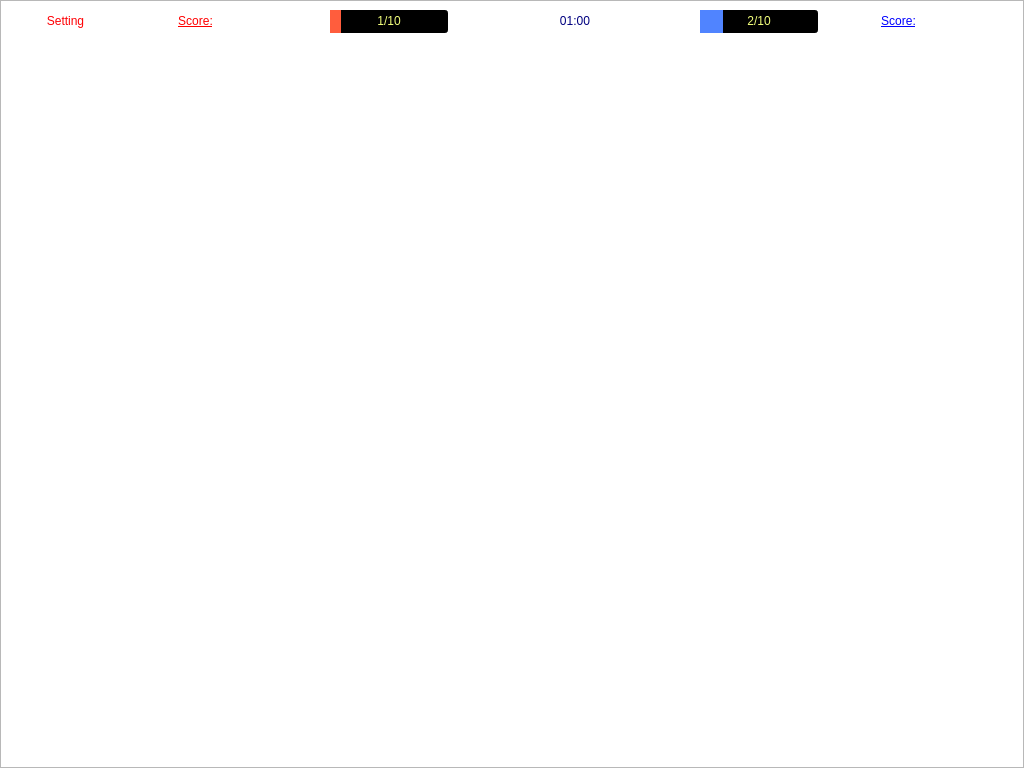
<?xml version="1.0" encoding="UTF-8"?>
<ui version="4.0">
 <class>Game</class>
 <widget class="QWidget" name="Game">
  <property name="geometry">
   <rect>
    <x>0</x>
    <y>0</y>
    <width>1024</width>
    <height>768</height>
   </rect>
  </property>
  <property name="focusPolicy">
   <enum>Qt::StrongFocus</enum>
  </property>
  <property name="windowTitle">
   <string>GhostFight</string>
  </property>
  <property name="windowIcon">
   <iconset resource="resources.qrc">
    <normaloff>:/images/resources/ghost.png</normaloff>:/images/resources/ghost.png</iconset>
  </property>
  <widget class="QPushButton" name="GameSettingButton">
   <property name="geometry">
    <rect>
     <x>0</x>
     <y>0</y>
     <width>131</width>
     <height>41</height>
    </rect>
   </property>
   <property name="focusPolicy">
    <enum>Qt::NoFocus</enum>
   </property>
   <property name="styleSheet">
    <string notr="true">QPushButton{
background-image: url(:/images/resources/blankBack.png);
color: rgb(255, 0, 4);
font: 16pt &quot;Segoe Print&quot;;
}
QPushButton::hover{
	color: qlineargradient(spread:pad, x1:0, y1:0, x2:1, y2:0, stop:0 rgba(255, 0, 0, 255), stop:0.166 rgba(255, 255, 0, 255), stop:0.333 rgba(0, 255, 0, 255), stop:0.5 rgba(0, 255, 255, 255), stop:0.666 rgba(0, 0, 255, 255), stop:0.833 rgba(255, 0, 255, 255), stop:1 rgba(255, 0, 0, 255));
}</string>
   </property>
   <property name="text">
    <string>Setting</string>
   </property>
   <property name="flat">
    <bool>true</bool>
   </property>
  </widget>
  <widget class="QLabel" name="RedScoreTextLabel">
   <property name="geometry">
    <rect>
     <x>130</x>
     <y>0</y>
     <width>131</width>
     <height>41</height>
    </rect>
   </property>
   <property name="styleSheet">
    <string notr="true">color: rgb(255, 0, 0);
font: italic 24pt &quot;Monotype Corsiva&quot;;
text-decoration: underline;</string>
   </property>
   <property name="text">
    <string>Score:</string>
   </property>
   <property name="alignment">
    <set>Qt::AlignCenter</set>
   </property>
  </widget>
  <widget class="QLabel" name="RedScoreLabel">
   <property name="geometry">
    <rect>
     <x>260</x>
     <y>0</y>
     <width>60</width>
     <height>41</height>
    </rect>
   </property>
   <property name="styleSheet">
    <string notr="true">color: rgb(255, 0, 0);
font: italic 24pt &quot;Monotype Corsiva&quot;;</string>
   </property>
   <property name="text">
    <string/>
   </property>
  </widget>
  <widget class="QLabel" name="BlueScoreTextLabel">
   <property name="geometry">
    <rect>
     <x>833</x>
     <y>0</y>
     <width>131</width>
     <height>41</height>
    </rect>
   </property>
   <property name="styleSheet">
    <string notr="true">color: rgb(0, 0, 255);
font: italic 24pt &quot;Monotype Corsiva&quot;;
text-decoration: underline;</string>
   </property>
   <property name="text">
    <string>Score:</string>
   </property>
   <property name="alignment">
    <set>Qt::AlignCenter</set>
   </property>
  </widget>
  <widget class="QLabel" name="BlueScoreLabel">
   <property name="geometry">
    <rect>
     <x>964</x>
     <y>0</y>
     <width>60</width>
     <height>41</height>
    </rect>
   </property>
   <property name="styleSheet">
    <string notr="true">color: rgb(0, 0, 255);
font: italic 24pt &quot;Monotype Corsiva&quot;;</string>
   </property>
   <property name="text">
    <string/>
   </property>
  </widget>
  <widget class="QGraphicsView" name="graphicsView">
   <property name="geometry">
    <rect>
     <x>0</x>
     <y>0</y>
     <width>1024</width>
     <height>768</height>
    </rect>
   </property>
   <property name="focusPolicy">
    <enum>Qt::NoFocus</enum>
   </property>
  </widget>
  <widget class="QProgressBar" name="RedLifeBar">
   <property name="geometry">
    <rect>
     <x>330</x>
     <y>10</y>
     <width>118</width>
     <height>23</height>
    </rect>
   </property>
   <property name="styleSheet">
    <string notr="true">QProgressBar{
	color: rgb(242, 255, 124);
	background-color: rgb(0, 0, 0);
	font: 700 9pt &quot;Microsoft YaHei UI&quot;;
}
QProgressBar::chunk{
	background-color: rgb(255, 93, 61);
}
</string>
   </property>
   <property name="maximum">
    <number>10</number>
   </property>
   <property name="value">
    <number>1</number>
   </property>
   <property name="alignment">
    <set>Qt::AlignCenter</set>
   </property>
   <property name="format">
    <string>%v/%m</string>
   </property>
  </widget>
  <widget class="QProgressBar" name="BlueLifeBar">
   <property name="geometry">
    <rect>
     <x>700</x>
     <y>10</y>
     <width>118</width>
     <height>23</height>
    </rect>
   </property>
   <property name="styleSheet">
    <string notr="true">QProgressBar{
	color: rgb(242, 255, 124);
	background-color: rgb(0, 0, 0);
	font: 700 9pt &quot;Microsoft YaHei UI&quot;;
}
QProgressBar::chunk{
	background-color: rgb(80, 132, 255);
}
</string>
   </property>
   <property name="maximum">
    <number>10</number>
   </property>
   <property name="value">
    <number>2</number>
   </property>
   <property name="alignment">
    <set>Qt::AlignCenter</set>
   </property>
   <property name="format">
    <string>%v/%m</string>
   </property>
  </widget>
  <widget class="QLabel" name="TimeCounter">
   <property name="geometry">
    <rect>
     <x>500</x>
     <y>0</y>
     <width>150</width>
     <height>41</height>
    </rect>
   </property>
   <property name="styleSheet">
    <string notr="true">QLabel{
background-image: url(:/images/resources/blankBack.png);
	color: rgb(0, 0, 127);
font: 16pt &quot;Segoe Print&quot;;
}</string>
   </property>
   <property name="text">
    <string>01:00</string>
   </property>
   <property name="alignment">
    <set>Qt::AlignCenter</set>
   </property>
  </widget>
  <zorder>graphicsView</zorder>
  <zorder>GameSettingButton</zorder>
  <zorder>RedScoreTextLabel</zorder>
  <zorder>RedScoreLabel</zorder>
  <zorder>BlueScoreTextLabel</zorder>
  <zorder>BlueScoreLabel</zorder>
  <zorder>RedLifeBar</zorder>
  <zorder>BlueLifeBar</zorder>
  <zorder>TimeCounter</zorder>
 </widget>
 <resources>
  <include location="resources.qrc"/>
 </resources>
 <connections/>
</ui>
